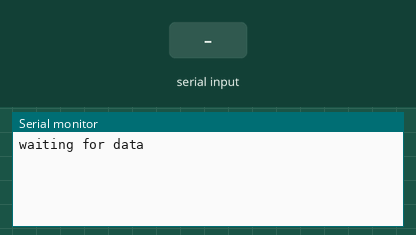
Simulated run of this sketch. Board: Arduino Mega 2560, built with avr-gcc and run on an emulated ATmega2560. On the bench: the last lines printed to the serial monitor. The inputs (shaded band) are chosen by the test bench.

Above: at 1.2 s.
1.3 s: "90,45\n" received over the second serial link
At 2.3 s:
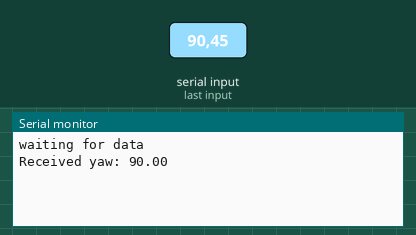
2.8 s: "30,150\n" received over the second serial link
At 3.5 s:
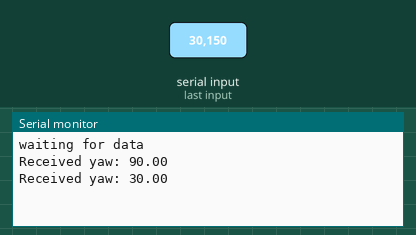

Measured:
- after the input at 1.3 s, the serial monitor: prints a new line at once (image 1)
- after the input at 2.8 s, the serial monitor: prints a new line at once (image 2)

The sketch:

RecieveYawDataUART.ino
```cpp
void setup() {
  Serial.begin(115200);
  Serial1.begin(9600);
  Serial.println("waiting for data");
}

void loop() {
  static String receivedData = "";
  char incomingChar;

  while (Serial1.available()) {
    incomingChar = Serial1.read();

    if (incomingChar == '\n') {
      float yaw = receivedData.toFloat();
      Serial.print("Received yaw: ");
      Serial.println(yaw);
      receivedData = "";
    } else {
      receivedData += incomingChar;
    }
  }
}
```
